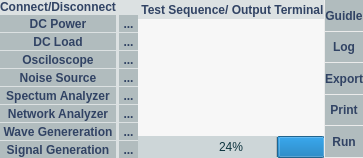
    <widget class="QFrame" name="frame_8">
     <property name="styleSheet">
      <string notr="true">border:none;</string>
     </property>
     <property name="frameShape">
      <enum>QFrame::StyledPanel</enum>
     </property>
     <property name="frameShadow">
      <enum>QFrame::Raised</enum>
     </property>
     <layout class="QGridLayout" name="gridLayout_10">
      <property name="leftMargin">
       <number>0</number>
      </property>
      <property name="topMargin">
       <number>0</number>
      </property>
      <property name="rightMargin">
       <number>0</number>
      </property>
      <property name="bottomMargin">
       <number>0</number>
      </property>
      <property name="horizontalSpacing">
       <number>0</number>
      </property>
      <property name="verticalSpacing">
       <number>2</number>
      </property>
      <item row="0" column="0">
       <widget class="QFrame" name="frame_7">
        <property name="styleSheet">
         <string notr="true">background-color: rgb(220,225,226);</string>
        </property>
        <property name="frameShape">
         <enum>QFrame::StyledPanel</enum>
        </property>
        <property name="frameShadow">
         <enum>QFrame::Raised</enum>
        </property>
        <layout class="QGridLayout" name="gridLayout_5">
         <property name="leftMargin">
          <number>0</number>
         </property>
         <property name="topMargin">
          <number>0</number>
         </property>
         <property name="rightMargin">
          <number>0</number>
         </property>
         <property name="bottomMargin">
          <number>0</number>
         </property>
         <property name="horizontalSpacing">
          <number>3</number>
         </property>
         <property name="verticalSpacing">
          <number>1</number>
         </property>
         <item row="0" column="0">
          <widget class="QLabel" name="label_38">
           <property name="styleSheet">
            <string notr="true">color: rgb(49,67,100);
font:10pt &quot;Sans&quot;;
font:bold;
background-color: none;</string>
           </property>
           <property name="text">
            <string>Connect/Disconnect</string>
           </property>
           <property name="alignment">
            <set>Qt::AlignCenter</set>
           </property>
          </widget>
         </item>
         <item row="1" column="0">
          <widget class="QPushButton" name="pushButton_58">
           <property name="sizePolicy">
            <sizepolicy hsizetype="Preferred" vsizetype="Preferred">
             <horstretch>0</horstretch>
             <verstretch>0</verstretch>
            </sizepolicy>
           </property>
           <property name="layoutDirection">
            <enum>Qt::RightToLeft</enum>
           </property>
           <property name="styleSheet">
            <string notr="true">QPushButton
{
border-color: rgb(49, 67, 100);
color: rgb(49,67,100);
background-color: rgb(177,188,190); 
font: 87 10pt &quot;Myriad Pro&quot;;
font:bold;
outline:none;
border:none;
}
QPushButton::hover
{
   background-color:rgba(146,165,201);
  	border:none;
  	outline:none;
}</string>
           </property>
           <property name="text">
            <string>DC Power</string>
           </property>
           <property name="icon">
            <iconset resource="resources.qrc">
             <normaloff>:/Test/images/button/connect_icon2.png</normaloff>:/Test/images/button/connect_icon2.png</iconset>
           </property>
          </widget>
         </item>
         <item row="1" column="1">
          <widget class="QToolButton" name="toolButton">
           <property name="sizePolicy">
            <sizepolicy hsizetype="Preferred" vsizetype="Preferred">
             <horstretch>0</horstretch>
             <verstretch>0</verstretch>
            </sizepolicy>
           </property>
           <property name="styleSheet">
            <string notr="true">QToolButton
{
border-color: rgb(49, 67, 100);
color: rgb(49,67,100);
background-color: rgb(177,188,190); 
font: 87 10pt &quot;Myriad Pro&quot;;
font:bold;
outline:none;
border:none;
}
QToolButton::hover
{
   background-color:rgba(146,165,201);
  	border:none;
  	outline:none;
}</string>
           </property>
           <property name="text">
            <string>...</string>
           </property>
          </widget>
         </item>
         <item row="2" column="0">
          <widget class="QPushButton" name="pushButton_59">
           <property name="sizePolicy">
            <sizepolicy hsizetype="Preferred" vsizetype="Preferred">
             <horstretch>0</horstretch>
             <verstretch>0</verstretch>
            </sizepolicy>
           </property>
           <property name="layoutDirection">
            <enum>Qt::RightToLeft</enum>
           </property>
           <property name="styleSheet">
            <string notr="true">QPushButton
{
border-color: rgb(49, 67, 100);
color: rgb(49,67,100);
background-color: rgb(177,188,190); 
font: 87 10pt &quot;Myriad Pro&quot;;
font:bold;
outline:none;
border:none;
}
QPushButton::hover
{
   background-color:rgba(146,165,201);
  	border:none;
  	outline:none;
}</string>
           </property>
           <property name="text">
            <string>DC Load</string>
           </property>
           <property name="icon">
            <iconset resource="resources.qrc">
             <normaloff>:/Test/images/button/connect_icon2.png</normaloff>:/Test/images/button/connect_icon2.png</iconset>
           </property>
          </widget>
         </item>
         <item row="2" column="1">
          <widget class="QToolButton" name="toolButton_2">
           <property name="sizePolicy">
            <sizepolicy hsizetype="Preferred" vsizetype="Preferred">
             <horstretch>0</horstretch>
             <verstretch>0</verstretch>
            </sizepolicy>
           </property>
           <property name="styleSheet">
            <string notr="true">QToolButton
{
border-color: rgb(49, 67, 100);
color: rgb(49,67,100);
background-color: rgb(177,188,190); 
font: 87 10pt &quot;Myriad Pro&quot;;
font:bold;
outline:none;
border:none;
}
QToolButton::hover
{
   background-color:rgba(146,165,201);
  	border:none;
  	outline:none;
}</string>
           </property>
           <property name="text">
            <string>...</string>
           </property>
          </widget>
         </item>
         <item row="3" column="0">
          <widget class="QPushButton" name="pushButton_56">
           <property name="sizePolicy">
            <sizepolicy hsizetype="Preferred" vsizetype="Preferred">
             <horstretch>0</horstretch>
             <verstretch>0</verstretch>
            </sizepolicy>
           </property>
           <property name="layoutDirection">
            <enum>Qt::RightToLeft</enum>
           </property>
           <property name="styleSheet">
            <string notr="true">QPushButton
{
border-color: rgb(49, 67, 100);
color: rgb(49,67,100);
background-color: rgb(177,188,190); 
font: 87 10pt &quot;Myriad Pro&quot;;
font:bold;
outline:none;
border:none;
}
QPushButton::hover
{
   background-color:rgba(146,165,201);
  	border:none;
  	outline:none;
}</string>
           </property>
           <property name="text">
            <string>Osciloscope</string>
           </property>
           <property name="icon">
            <iconset resource="resources.qrc">
             <normaloff>:/Test/images/button/connect_icon2.png</normaloff>:/Test/images/button/connect_icon2.png</iconset>
           </property>
          </widget>
         </item>
         <item row="3" column="1">
          <widget class="QToolButton" name="toolButton_3">
           <property name="sizePolicy">
            <sizepolicy hsizetype="Preferred" vsizetype="Preferred">
             <horstretch>0</horstretch>
             <verstretch>0</verstretch>
            </sizepolicy>
           </property>
           <property name="styleSheet">
            <string notr="true">QToolButton
{
border-color: rgb(49, 67, 100);
color: rgb(49,67,100);
background-color: rgb(177,188,190); 
font: 87 10pt &quot;Myriad Pro&quot;;
font:bold;
outline:none;
border:none;
}
QToolButton::hover
{
   background-color:rgba(146,165,201);
  	border:none;
  	outline:none;
}</string>
           </property>
           <property name="text">
            <string>...</string>
           </property>
          </widget>
         </item>
         <item row="4" column="0">
          <widget class="QPushButton" name="pushButton_57">
           <property name="sizePolicy">
            <sizepolicy hsizetype="Preferred" vsizetype="Preferred">
             <horstretch>0</horstretch>
             <verstretch>0</verstretch>
            </sizepolicy>
           </property>
           <property name="layoutDirection">
            <enum>Qt::RightToLeft</enum>
           </property>
           <property name="styleSheet">
            <string notr="true">QPushButton
{
border-color: rgb(49, 67, 100);
color: rgb(49,67,100);
background-color: rgb(177,188,190); 
font: 87 10pt &quot;Myriad Pro&quot;;
font:bold;
outline:none;
border:none;
}
QPushButton::hover
{
   background-color:rgba(146,165,201);
  	border:none;
  	outline:none;
}</string>
           </property>
           <property name="text">
            <string>Noise Source</string>
           </property>
           <property name="icon">
            <iconset resource="resources.qrc">
             <normaloff>:/Test/images/button/connect_icon2.png</normaloff>:/Test/images/button/connect_icon2.png</iconset>
           </property>
          </widget>
         </item>
         <item row="4" column="1">
          <widget class="QToolButton" name="toolButton_4">
           <property name="sizePolicy">
            <sizepolicy hsizetype="Preferred" vsizetype="Preferred">
             <horstretch>0</horstretch>
             <verstretch>0</verstretch>
            </sizepolicy>
           </property>
           <property name="styleSheet">
            <string notr="true">QToolButton
{
border-color: rgb(49, 67, 100);
color: rgb(49,67,100);
background-color: rgb(177,188,190); 
font: 87 10pt &quot;Myriad Pro&quot;;
font:bold;
outline:none;
border:none;
}
QToolButton::hover
{
   background-color:rgba(146,165,201);
  	border:none;
  	outline:none;
}</string>
           </property>
           <property name="text">
            <string>...</string>
           </property>
          </widget>
         </item>
         <item row="5" column="0">
          <widget class="QPushButton" name="pushButton_55">
           <property name="sizePolicy">
            <sizepolicy hsizetype="Preferred" vsizetype="Preferred">
             <horstretch>0</horstretch>
             <verstretch>0</verstretch>
            </sizepolicy>
           </property>
           <property name="layoutDirection">
            <enum>Qt::RightToLeft</enum>
           </property>
           <property name="styleSheet">
            <string notr="true">QPushButton
{
border-color: rgb(49, 67, 100);
color: rgb(49,67,100);
background-color: rgb(177,188,190); 
font: 87 10pt &quot;Myriad Pro&quot;;
font:bold;
outline:none;
border:none;
}
QPushButton::hover
{
   background-color:rgba(146,165,201);
  	border:none;
  	outline:none;
}</string>
           </property>
           <property name="text">
            <string>Spectum Analyzer</string>
           </property>
           <property name="icon">
            <iconset resource="resources.qrc">
             <normaloff>:/Test/images/button/connect_icon2.png</normaloff>:/Test/images/button/connect_icon2.png</iconset>
           </property>
          </widget>
         </item>
         <item row="5" column="1">
          <widget class="QToolButton" name="toolButton_7">
           <property name="sizePolicy">
            <sizepolicy hsizetype="Preferred" vsizetype="Preferred">
             <horstretch>0</horstretch>
             <verstretch>0</verstretch>
            </sizepolicy>
           </property>
           <property name="styleSheet">
            <string notr="true">QToolButton
{
border-color: rgb(49, 67, 100);
color: rgb(49,67,100);
background-color: rgb(177,188,190); 
font: 87 10pt &quot;Myriad Pro&quot;;
font:bold;
outline:none;
border:none;
}
QToolButton::hover
{
   background-color:rgba(146,165,201);
  	border:none;
  	outline:none;
}</string>
           </property>
           <property name="text">
            <string>...</string>
           </property>
          </widget>
         </item>
         <item row="6" column="0">
          <widget class="QPushButton" name="pushButton_54">
           <property name="sizePolicy">
            <sizepolicy hsizetype="Preferred" vsizetype="Preferred">
             <horstretch>0</horstretch>
             <verstretch>0</verstretch>
            </sizepolicy>
           </property>
           <property name="layoutDirection">
            <enum>Qt::RightToLeft</enum>
           </property>
           <property name="styleSheet">
            <string notr="true">QPushButton
{
border-color: rgb(49, 67, 100);
color: rgb(49,67,100);
background-color: rgb(177,188,190); 
font: 87 10pt &quot;Myriad Pro&quot;;
font:bold;
outline:none;
border:none;
}
QPushButton::hover
{
   background-color:rgba(146,165,201);
  	border:none;
  	outline:none;
}</string>
           </property>
           <property name="text">
            <string>Network Analyzer</string>
           </property>
           <property name="icon">
            <iconset resource="resources.qrc">
             <normaloff>:/Test/images/button/connect_icon2.png</normaloff>:/Test/images/button/connect_icon2.png</iconset>
           </property>
          </widget>
         </item>
         <item row="6" column="1">
          <widget class="QToolButton" name="toolButton_5">
           <property name="sizePolicy">
            <sizepolicy hsizetype="Preferred" vsizetype="Preferred">
             <horstretch>0</horstretch>
             <verstretch>0</verstretch>
            </sizepolicy>
           </property>
           <property name="styleSheet">
            <string notr="true">QToolButton
{
border-color: rgb(49, 67, 100);
color: rgb(49,67,100);
background-color: rgb(177,188,190); 
font: 87 10pt &quot;Myriad Pro&quot;;
font:bold;
outline:none;
border:none;
}
QToolButton::hover
{
   background-color:rgba(146,165,201);
  	border:none;
  	outline:none;
}</string>
           </property>
           <property name="text">
            <string>...</string>
           </property>
          </widget>
         </item>
         <item row="7" column="0">
          <widget class="QPushButton" name="pushButton_53">
           <property name="sizePolicy">
            <sizepolicy hsizetype="Preferred" vsizetype="Preferred">
             <horstretch>0</horstretch>
             <verstretch>0</verstretch>
            </sizepolicy>
           </property>
           <property name="layoutDirection">
            <enum>Qt::RightToLeft</enum>
           </property>
           <property name="styleSheet">
            <string notr="true">QPushButton
{
border-color: rgb(49, 67, 100);
color: rgb(49,67,100);
background-color: rgb(177,188,190); 
font: 87 10pt &quot;Myriad Pro&quot;;
font:bold;
outline:none;
border:none;
}
QPushButton::hover
{
   background-color:rgba(146,165,201);
  	border:none;
  	outline:none;
}</string>
           </property>
           <property name="text">
            <string>Wave Genereration</string>
           </property>
           <property name="icon">
            <iconset resource="resources.qrc">
             <normaloff>:/Test/images/button/connect_icon2.png</normaloff>:/Test/images/button/connect_icon2.png</iconset>
           </property>
          </widget>
         </item>
         <item row="7" column="1">
          <widget class="QToolButton" name="toolButton_6">
           <property name="sizePolicy">
            <sizepolicy hsizetype="Preferred" vsizetype="Preferred">
             <horstretch>0</horstretch>
             <verstretch>0</verstretch>
            </sizepolicy>
           </property>
           <property name="styleSheet">
            <string notr="true">QToolButton
{
border-color: rgb(49, 67, 100);
color: rgb(49,67,100);
background-color: rgb(177,188,190); 
font: 87 10pt &quot;Myriad Pro&quot;;
font:bold;
outline:none;
border:none;
}
QToolButton::hover
{
   background-color:rgba(146,165,201);
  	border:none;
  	outline:none;
}</string>
           </property>
           <property name="text">
            <string>...</string>
           </property>
          </widget>
         </item>
         <item row="8" column="0">
          <widget class="QPushButton" name="pushButton_52">
           <property name="sizePolicy">
            <sizepolicy hsizetype="Preferred" vsizetype="Preferred">
             <horstretch>0</horstretch>
             <verstretch>0</verstretch>
            </sizepolicy>
           </property>
           <property name="layoutDirection">
            <enum>Qt::RightToLeft</enum>
           </property>
           <property name="styleSheet">
            <string notr="true">QPushButton
{
border-color: rgb(49, 67, 100);
color: rgb(49,67,100);
background-color: rgb(177,188,190); 
font: 87 10pt &quot;Myriad Pro&quot;;
font:bold;
outline:none;
border:none;
}
QPushButton::hover
{
   background-color:rgba(146,165,201);
  	border:none;
  	outline:none;
}</string>
           </property>
           <property name="text">
            <string>Signal Generation</string>
           </property>
           <property name="icon">
            <iconset resource="resources.qrc">
             <normaloff>:/Test/images/button/connect_icon2.png</normaloff>:/Test/images/button/connect_icon2.png</iconset>
           </property>
          </widget>
         </item>
         <item row="8" column="1">
          <widget class="QToolButton" name="toolButton_8">
           <property name="sizePolicy">
            <sizepolicy hsizetype="Preferred" vsizetype="Preferred">
             <horstretch>0</horstretch>
             <verstretch>0</verstretch>
            </sizepolicy>
           </property>
           <property name="styleSheet">
            <string notr="true">QToolButton
{
border-color: rgb(49, 67, 100);
color: rgb(49,67,100);
background-color: rgb(177,188,190); 
font: 87 10pt &quot;Myriad Pro&quot;;
font:bold;
outline:none;
border:none;
}
QToolButton::hover
{
   background-color:rgba(146,165,201);
  	border:none;
  	outline:none;
}</string>
           </property>
           <property name="text">
            <string>...</string>
           </property>
          </widget>
         </item>
        </layout>
       </widget>
      </item>
      <item row="0" column="1">
       <widget class="QFrame" name="frame_4">
        <property name="styleSheet">
         <string notr="true">QFrame
{
font: 87 10pt &quot;Sans&quot;; 
font:bold;
background-color: rgb(235, 235, 235); 
color: rgb(49, 67, 100);
border:none
}</string>
        </property>
        <property name="frameShape">
         <enum>QFrame::StyledPanel</enum>
        </property>
        <property name="frameShadow">
         <enum>QFrame::Raised</enum>
        </property>
        <layout class="QGridLayout" name="gridLayout_9" rowstretch="1,6,0,0">
         <property name="leftMargin">
          <number>0</number>
         </property>
         <property name="topMargin">
          <number>0</number>
         </property>
         <property name="rightMargin">
          <number>0</number>
         </property>
         <property name="bottomMargin">
          <number>0</number>
         </property>
         <property name="spacing">
          <number>0</number>
         </property>
         <item row="0" column="1" rowspan="4">
          <widget class="QFrame" name="frame_6">
           <property name="frameShape">
            <enum>QFrame::StyledPanel</enum>
           </property>
           <property name="frameShadow">
            <enum>QFrame::Raised</enum>
           </property>
           <layout class="QGridLayout" name="gridLayout_4">
            <property name="leftMargin">
             <number>1</number>
            </property>
            <property name="topMargin">
             <number>0</number>
            </property>
            <property name="rightMargin">
             <number>0</number>
            </property>
            <property name="bottomMargin">
             <number>1</number>
            </property>
            <property name="verticalSpacing">
             <number>1</number>
            </property>
            <item row="1" column="0">
             <widget class="QPushButton" name="pushButton_3">
              <property name="sizePolicy">
               <sizepolicy hsizetype="Minimum" vsizetype="Preferred">
                <horstretch>0</horstretch>
                <verstretch>0</verstretch>
               </sizepolicy>
              </property>
              <property name="styleSheet">
               <string notr="true">QPushButton
{
border-color: rgb(49, 67, 100);
color: rgb(49,67,100);
background-color: rgb(177,188,190); 
font: 87 10pt &quot;Myriad Pro&quot;;
font:bold;
outline:none;
border:none;
}
QPushButton::hover
{
   background-color:rgba(146,165,201);
  	border:none;
  	outline:none;
}</string>
              </property>
              <property name="text">
               <string>Log</string>
              </property>
              <property name="icon">
               <iconset resource="resources.qrc">
                <normaloff>:/Test/images/button/log_icon.png</normaloff>:/Test/images/button/log_icon.png</iconset>
              </property>
              <property name="iconSize">
               <size>
                <width>20</width>
                <height>20</height>
               </size>
              </property>
             </widget>
            </item>
            <item row="0" column="0">
             <widget class="QPushButton" name="pushButton">
              <property name="sizePolicy">
               <sizepolicy hsizetype="Minimum" vsizetype="Preferred">
                <horstretch>0</horstretch>
                <verstretch>0</verstretch>
               </sizepolicy>
              </property>
              <property name="styleSheet">
               <string notr="true">QPushButton
{
border-color: rgb(49, 67, 100);
color: rgb(49,67,100);
background-color: rgb(177,188,190); 
font: 87 10pt &quot;Myriad Pro&quot;;
font:bold;
outline:none;
border:none;
}
QPushButton::hover
{
   background-color:rgba(146,165,201);
  	border:none;
  	outline:none;
}</string>
              </property>
              <property name="text">
               <string>Guidle</string>
              </property>
              <property name="icon">
               <iconset resource="resources.qrc">
                <normaloff>:/Test/images/button/guidle_icon.png</normaloff>:/Test/images/button/guidle_icon.png</iconset>
              </property>
              <property name="iconSize">
               <size>
                <width>20</width>
                <height>20</height>
               </size>
              </property>
             </widget>
            </item>
            <item row="4" column="0">
             <widget class="QPushButton" name="pushButton_6">
              <property name="sizePolicy">
               <sizepolicy hsizetype="Minimum" vsizetype="Preferred">
                <horstretch>0</horstretch>
                <verstretch>0</verstretch>
               </sizepolicy>
              </property>
              <property name="styleSheet">
               <string notr="true">QPushButton
{
border-color: rgb(49, 67, 100);
color: rgb(49,67,100);
background-color: rgb(177,188,190); 
font: 87 10pt &quot;Myriad Pro&quot;;
font:bold;
outline:none;
border:none;
}
QPushButton::hover
{
   background-color:rgba(146,165,201);
  	border:none;
  	outline:none;
}</string>
              </property>
              <property name="text">
               <string>Run</string>
              </property>
              <property name="icon">
               <iconset resource="resources.qrc">
                <normaloff>:/Test/images/button/start_icon_3.png</normaloff>:/Test/images/button/start_icon_3.png</iconset>
              </property>
              <property name="iconSize">
               <size>
                <width>20</width>
                <height>20</height>
               </size>
              </property>
             </widget>
            </item>
            <item row="3" column="0">
             <widget class="QPushButton" name="pushButton_5">
              <property name="sizePolicy">
               <sizepolicy hsizetype="Minimum" vsizetype="Preferred">
                <horstretch>0</horstretch>
                <verstretch>0</verstretch>
               </sizepolicy>
              </property>
              <property name="styleSheet">
               <string notr="true">QPushButton
{
border-color: rgb(49, 67, 100);
color: rgb(49,67,100);
background-color: rgb(177,188,190); 
font: 87 10pt &quot;Myriad Pro&quot;;
font:bold;
outline:none;
border:none;
}
QPushButton::hover
{
   background-color:rgba(146,165,201);
  	border:none;
  	outline:none;
}</string>
              </property>
              <property name="text">
               <string>Print</string>
              </property>
              <property name="icon">
               <iconset resource="resources.qrc">
                <normaloff>:/Test/images/button/print-icon.png</normaloff>:/Test/images/button/print-icon.png</iconset>
              </property>
              <property name="iconSize">
               <size>
                <width>20</width>
                <height>20</height>
               </size>
              </property>
             </widget>
            </item>
            <item row="2" column="0">
             <widget class="QPushButton" name="pushButton_4">
              <property name="sizePolicy">
               <sizepolicy hsizetype="Minimum" vsizetype="Preferred">
                <horstretch>0</horstretch>
                <verstretch>0</verstretch>
               </sizepolicy>
              </property>
              <property name="styleSheet">
               <string notr="true">QPushButton
{
border-color: rgb(49, 67, 100);
color: rgb(49,67,100);
background-color: rgb(177,188,190); 
font: 87 10pt &quot;Myriad Pro&quot;;
font:bold;
outline:none;
border:none;
}
QPushButton::hover
{
   background-color:rgba(146,165,201);
  	border:none;
  	outline:none;
}</string>
              </property>
              <property name="text">
               <string>Export</string>
              </property>
              <property name="icon">
               <iconset resource="resources.qrc">
                <normaloff>:/Test/images/button/export_icon2.png</normaloff>:/Test/images/button/export_icon2.png</iconset>
              </property>
              <property name="iconSize">
               <size>
                <width>20</width>
                <height>20</height>
               </size>
              </property>
             </widget>
            </item>
           </layout>
          </widget>
         </item>
         <item row="0" column="0">
          <widget class="QLabel" name="label_2">
           <property name="styleSheet">
            <string notr="true">background-color: rgb(220,225,226);</string>
           </property>
           <property name="text">
            <string> Test Sequence/ Output Terminal</string>
           </property>
          </widget>
         </item>
         <item row="3" column="0">
          <widget class="QProgressBar" name="progressBar_2">
           <property name="styleSheet">
            <string notr="true">background-color:rgba(97, 137, 147, 55);
font: 8pt &quot;Waree&quot;;
color: rgb(13, 52, 62);
border: none;
outline: none;
</string>
           </property>
           <property name="value">
            <number>24</number>
           </property>
           <property name="alignment">
            <set>Qt::AlignCenter</set>
           </property>
           <property name="invertedAppearance">
            <bool>true</bool>
           </property>
          </widget>
         </item>
         <item row="1" column="0">
          <widget class="QFrame" name="frame_5">
           <property name="styleSheet">
            <string notr="true">QFrame
{
font: 87 10pt &quot;Sans&quot;; 
font:bold;
 background-color: rgb(247, 247, 247); 
color: rgb(49, 67, 100);
border:none;
}</string>
           </property>
           <property name="frameShape">
            <enum>QFrame::StyledPanel</enum>
           </property>
           <property name="frameShadow">
            <enum>QFrame::Raised</enum>
           </property>
          </widget>
         </item>
        </layout>
       </widget>
      </item>
     </layout>
    </widget>
